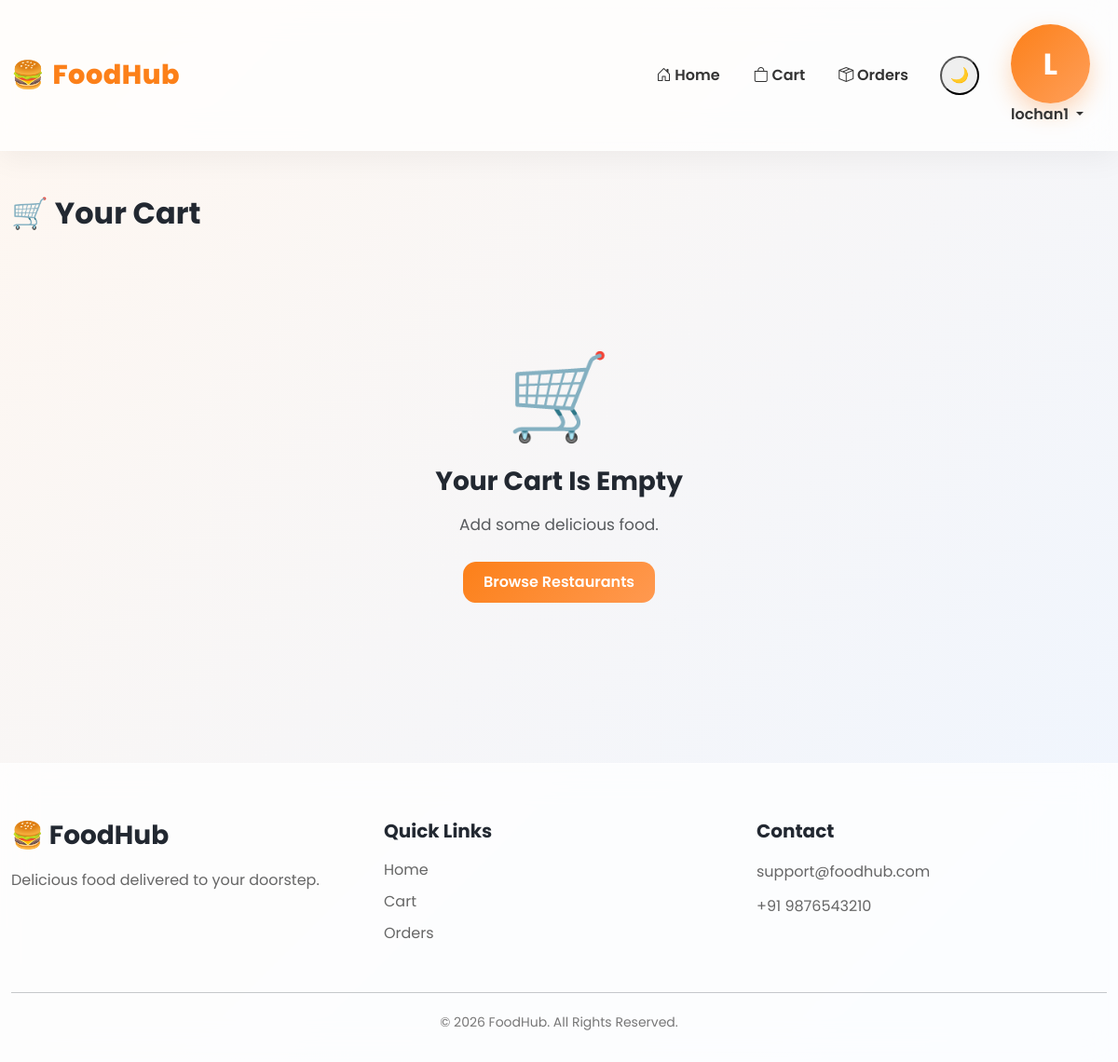
The app's page /cart/ (signed in), older data.
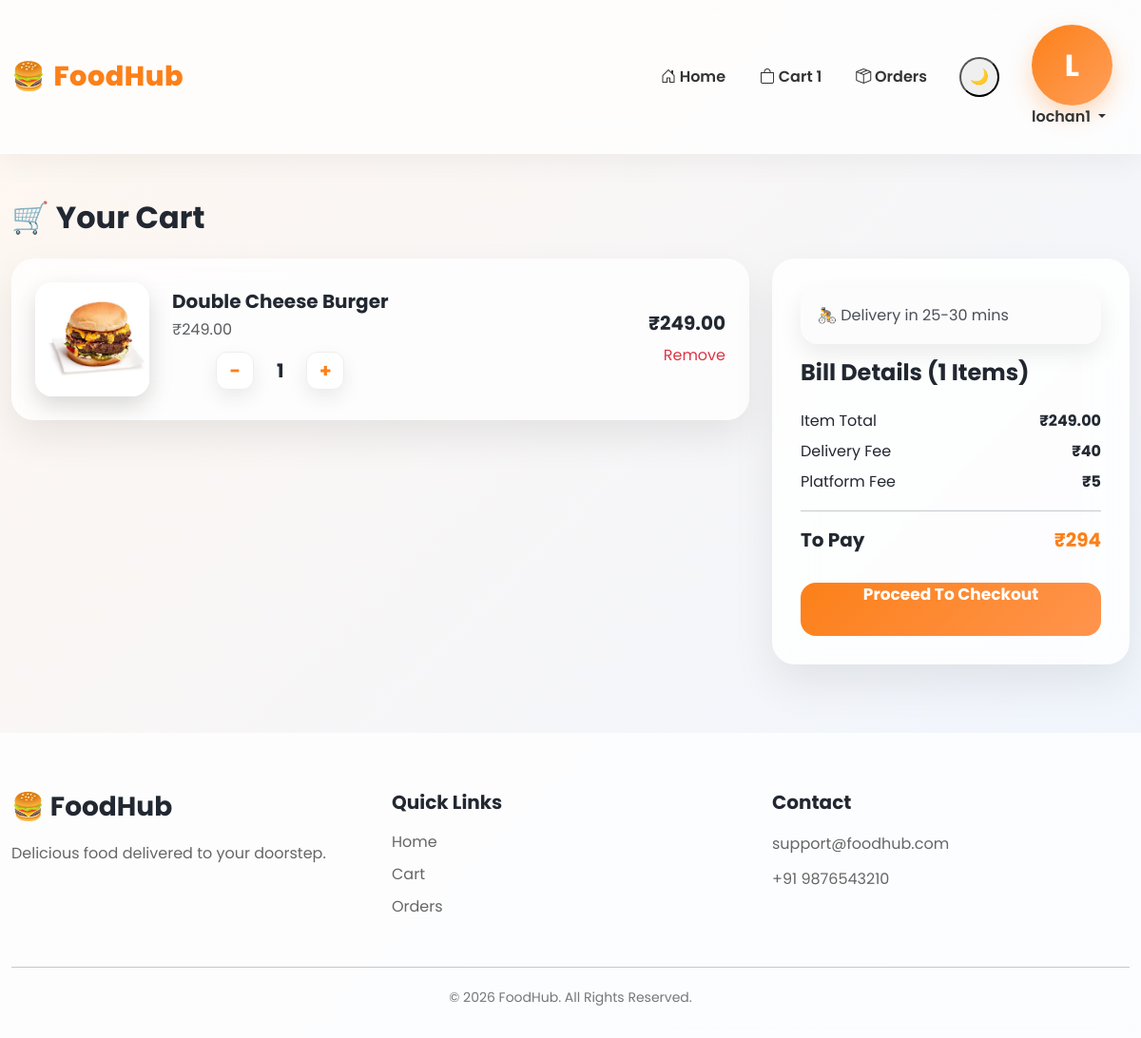
The same page, newer data.
### cart/models.py (models this page shows, shortened)
class BaseModel(models.Model):
    uid = models.UUIDField(
        primary_key=True,
        default=uuid.uuid4,
        editable=False
    )
    created_at = models.DateTimeField(auto_now_add=True)
    updated_at = models.DateTimeField(auto_now=True)
    class Meta:
        abstract = True

class CartItem(BaseModel):
    cart = models.ForeignKey(
        Cart,
        on_delete=models.CASCADE,
        related_name='cart_items'
    )
    product = models.ForeignKey(Product, on_delete=models.CASCADE)
    quantity = models.PositiveIntegerField(default=1)
    @property
    def total_price(self):
        return self.product.price * self.quantity
    class Meta:
        constraints = [
            models.UniqueConstraint(
                fields=['cart', 'product'],
                name='unique_cart_product'
            )
        ]

class Cart(BaseModel):
    user = models.ForeignKey(User, on_delete=models.CASCADE)
    is_paid = models.BooleanField(default=False)
    @property
    def total_price(self):
        return sum(item.total_price for item in self.cart_items.all())

### products/models.py (models this page shows, shortened)
class BaseModel(models.Model):
    uid = models.UUIDField(
        primary_key=True,
        default=uuid.uuid4,
        editable=False
    )
    created_at = models.DateTimeField(auto_now_add=True)
    updated_at = models.DateTimeField(auto_now=True)
    class Meta:
        abstract = True

class Product(BaseModel):
    restaurant = models.ForeignKey(
        Restaurant,
        on_delete=models.CASCADE,
        related_name='products'
    )
    category = models.ForeignKey(
        Category,
        on_delete=models.SET_NULL,
        null=True
    )
    product_name = models.CharField(max_length=200)
    slug = models.SlugField(unique=True)
    description = models.TextField()
    price = models.DecimalField(
        max_digits=10,
        decimal_places=2
    )
    is_available = models.BooleanField(default=True)

class ProductImage(BaseModel):
    product = models.ForeignKey(
        Product,
        on_delete=models.CASCADE,
        related_name='images'
    )
    image = models.ImageField(
        upload_to='product_images/'
    )

### cart/views.py (the view)
# urls.py: path('', cart_view,name='cart'),
@login_required
def cart_view(request):
    cart = Cart.objects.prefetch_related(
        'cart_items__product'
    ).filter(
        user=request.user,
        is_paid=False
    ).first()
    cart_count = 0
    if cart:
        cart_count = sum(
            item.quantity
            for item in cart.cart_items.all()
        )
    context = {
        'cart': cart,
        'cart_count': cart_count
    }
    return render(
        request,
        'cart/cart.html',
        context
    )

### cart/context_processors.py (called while the page is built)
def cart_count(request):
    count = 0
    if request.user.is_authenticated:
        cart = Cart.objects.filter(
            user=request.user,
            is_paid=False
        ).first()
        if cart:
            count = sum(
                item.quantity
                for item in cart.cart_items.all()
            )
    return {
        'cart_count': count
    }

### cart/templates/cart/cart.html
{% extends 'base.html' %}
{% block content %}
<div class="container py-4">
    <h2 class="fw-bold mb-4">
        🛒 Your Cart
    </h2>
    {% if cart and cart.cart_items.all %}
    <div class="row">
        <div class="col-lg-8">
            {% for item in cart.cart_items.all %}
            <div class="swiggy-cart-item">
    <div class="d-flex justify-content-between align-items-center">
        <div class="d-flex align-items-center">
            {% if item.product.images.first %}
            <img
                src="{{ item.product.images.first.image.url }}"
                class="cart-food-image me-4"
            >
            {% endif %}
            <div>
                <h5 class="fw-bold mb-1">
                    {{ item.product.product_name }}
                </h5>
                <p class="text-muted mb-2">
                    ₹{{ item.product.price }}
                </p>
                <div class="quantity-box">
                    <a
                        href="{% url 'update_cart' item.uid %}?action=dec"
                        class="quantity-btn"
                    >
                        -
                    </a>
                    <span class="quantity-value">
                        {{ item.quantity }}
                    </span>
                    <a
                        href="{% url 'update_cart' item.uid %}?action=inc"
                        class="quantity-btn"
                    >
                        +
                    </a>
                </div>
            </div>
        </div>
        <div class="text-end">
            <h5 class="fw-bold">
                ₹{{ item.total_price }}
            </h5>
            <a
                href="{% url 'remove_item' item.uid %}"
                class="text-danger"
            >
                Remove
            </a>
        </div>
    </div>
</div>
            {% endfor %}
        </div>
<div class="col-lg-4">
    <div class="bill-card">
        <div class="alert alert-light mb-3">
            🚴 Delivery in 25-30 mins
        </div>
        <h4 class="fw-bold mb-4">
            Bill Details ({{ cart.cart_items.count }} Items)
        </h4>
        <div class="d-flex justify-content-between mb-2">
            <span>Item Total</span>
            <strong>₹{{ cart.total_price }}</strong>
        </div>
        <div class="d-flex justify-content-between mb-2">
            <span>Delivery Fee</span>
            <strong>₹40</strong>
        </div>
        <div class="d-flex justify-content-between mb-2">
            <span>Platform Fee</span>
            <strong>₹5</strong>
        </div>
        <hr>
        <div class="d-flex justify-content-between mb-4">
            <h5 class="fw-bold">
                To Pay
            </h5>
            <h5 class="fw-bold price-highlight">
                ₹{{ cart.total_price|add:45 }}
            </h5>
        </div>
        <a
            href="{% url 'checkout' %}"
            class="checkout-btn text-decoration-none d-block text-center"
        >
            Proceed To Checkout
        </a>
    </div>
</div>
    </div>
    {% else %}
    <div class="empty-cart">
        <h1>
            🛒
        </h1>
        <h3>
            Your Cart Is Empty
        </h3>
        <p class="text-muted">
            Add some delicious food.
        </p>
        <a href="/" class="btn btn-success">
            Browse Restaurants
        </a>
    </div>
    {% endif %}
</div>
{% endblock %}

### templates/navbar.html (shortened to what this page needs)
<nav class="navbar navbar-expand-lg navbar-glass sticky-top">
    <div class="container">
        <a class="navbar-brand d-flex align-items-center" href="/">
            <div class="logo-circle">
                🍔
            </div>
            <div class="ms-2">
                <span class="logo-text">
                    FoodHub
                </span>
            </div>
        </a>
        <div class="collapse navbar-collapse"
             id="navbarNav">
            <ul class="navbar-nav ms-auto align-items-lg-center">
                <li class="nav-item">
                    <a class="nav-link px-3"
                       href="/">
                        <i class="bi bi-house-door"></i>
                        Home
                    </a>
                </li>
                <li class="nav-item">
                    <a class="nav-link px-3 position-relative"
                       href="/cart/">
                        <i class="bi bi-bag"></i>
                        Cart
                        {% if cart_count > 0 %}
                        <span class="cart-badge">
                            {{ cart_count }}
                        </span>
                        {% endif %}
                    </a>
                </li>
                {% if user.is_authenticated %}
                <li class="nav-item">
                    <a class="nav-link px-3"
                       href="{% url 'my_orders' %}">
                        <i class="bi bi-box-seam"></i>
                        Orders
                    </a>
                </li>
                <li class="nav-item ms-lg-3">
                    <button id="theme-toggle"
                            class="theme-btn">
                        🌙
                    </button>
                </li>
                <li class="nav-item dropdown ms-lg-3">
                    <a class="nav-link dropdown-toggle profile-btn"
                       href="#"
                       data-bs-toggle="dropdown">
                        <div class="profile-avatar">
                            {{ user.username|first|upper }}
                        </div>
                        <span>
                            {{ user.username }}
                        </span>
                    </a>
                </li>
                {% endif %}
            </ul>
        </div>
    </div>
</nav>

Row changes from the older to the newer data that the page shows:
added CartItem: product.images.first.image (picture), product.product_name "Double Cheese Burger", product.price "249.00", quantity "1", total_price "249.00"
added Cart: cart_items.count "1", total_price "249.00", total_price|add "294"
Text that changed along with them:
{{ cart_count }}: (not shown) → "1"
text no longer shown: "🛒 Your Cart Is Empty Add some delicious food. Browse Restaurants"
text now shown: "🚴 Delivery in 25-30 mins Bill Details ( Items) Item Total ₹ Delivery Fee ₹40 Platform Fee ₹5 To Pay ₹ Proceed To Checkout"
